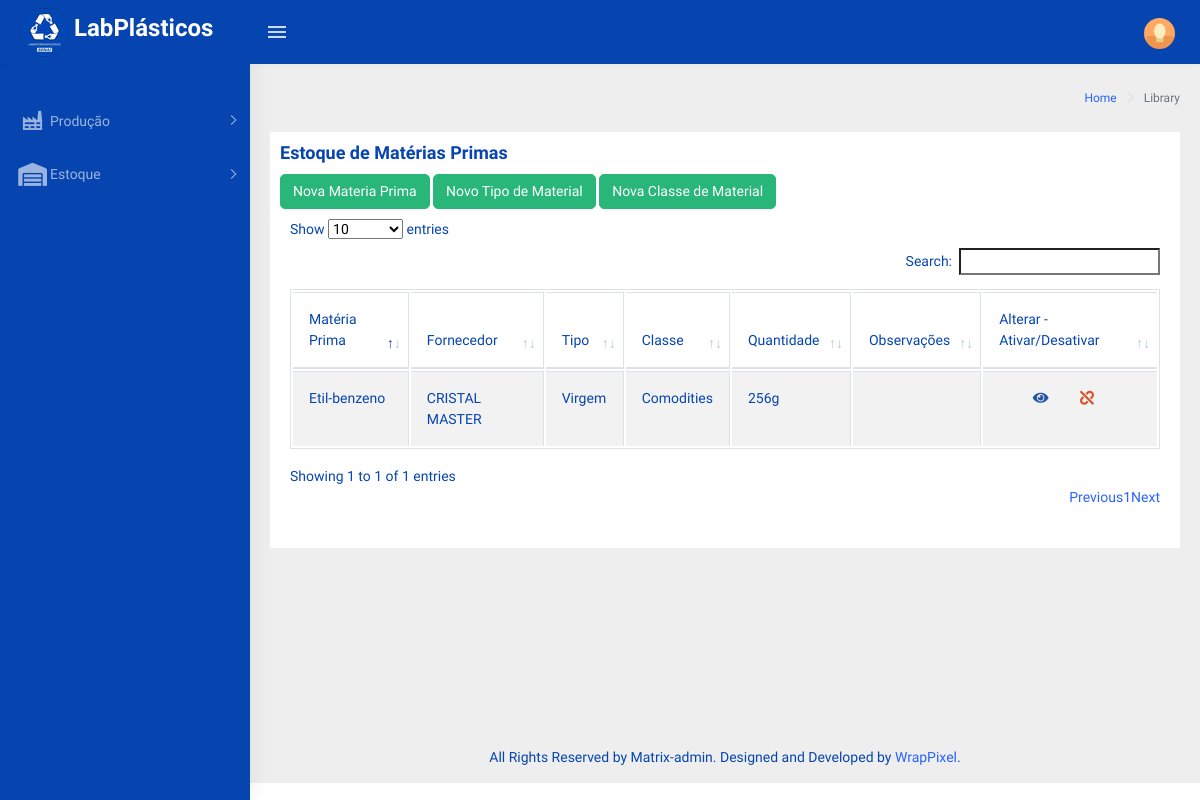
Page /materiaPrima.php (signed in) on the earlier database version.
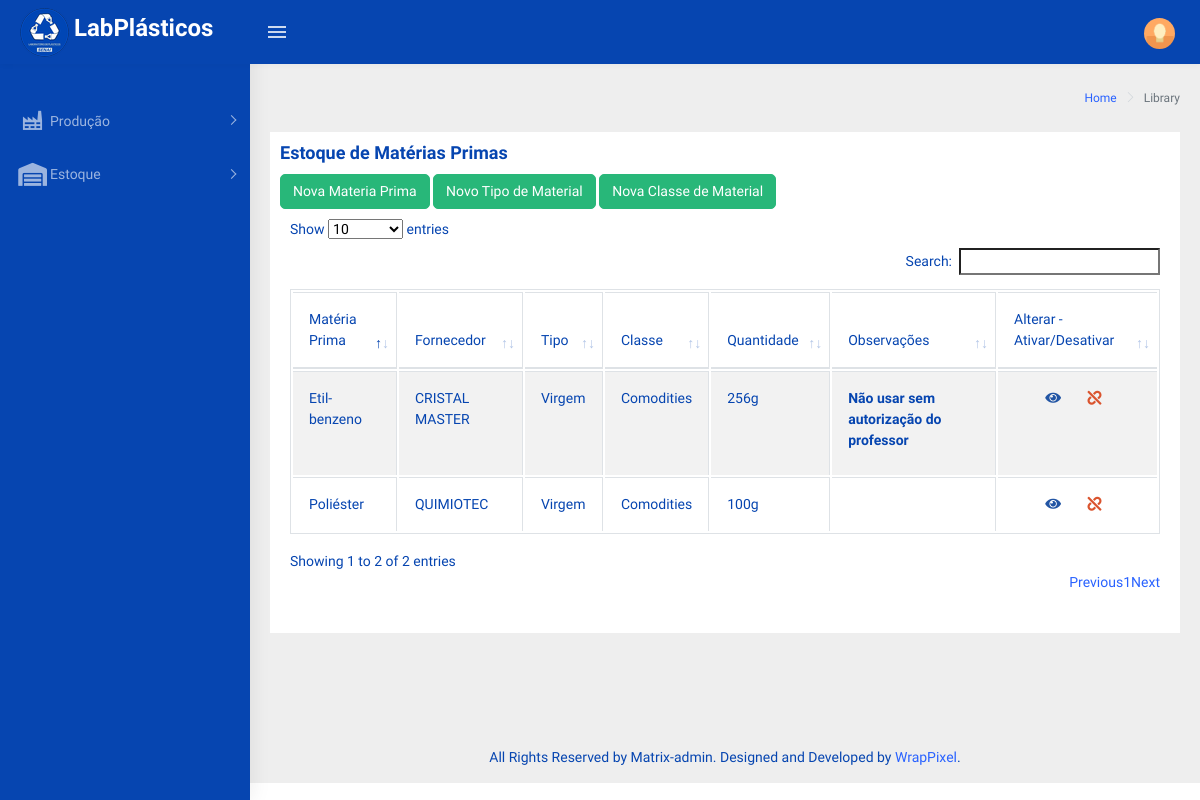
Same page on the later database version.
### tables this page shows
CREATE TABLE `materia_prima` (
  `idMateriaPrima` int(11) NOT NULL COMMENT 'PK - chave identificadora de IDs da tabela materia_prima',
  `idClasse` int(11) NOT NULL COMMENT 'FK - chave estrangeira da tabela pigmentos',
  `idTipoMateriaPrima` int(11) NOT NULL COMMENT 'FK - chave estrangeira da tabela tipo_materia_prima',
  `descricao` varchar(80) NOT NULL COMMENT 'Registra a descrição deste item ',
  `quantidade` int(11) NOT NULL COMMENT 'registra a quantidade do item ',
  `ativo` tinyint(1) NOT NULL COMMENT 'Registra se este item está ativo',
  `observacoes` text DEFAULT NULL COMMENT 'Registra uma observação não obrigatória feita pelo usuário'
);

CREATE TABLE `fornecedores` (
  `idFornecedor` int(11) NOT NULL COMMENT 'PK - chave identificadora das ids de cada fornecedor',
  `descricao` varchar(50) NOT NULL COMMENT 'Descrição de cada fornecedor(Nome);',
  `ativo` tinyint(1) NOT NULL COMMENT 'Verifica se este fornecedor irá aparecer nas pesquisas.'
);

CREATE TABLE `tipo_materia_prima` (
  `idTipoMateriaPrima` int(11) NOT NULL COMMENT 'PK - chave identificadora de id dos tipos de matéria prima',
  `descricao` varchar(32) NOT NULL COMMENT 'Descrição dos tipos de matéria prima(virgem, reciclado, remoído, scrap);',
  `ativo` tinyint(1) NOT NULL COMMENT 'Verifica se esta tipo de matéria prima esta ativa'
);

CREATE TABLE `classe_material` (
  `idClasse` int(11) NOT NULL COMMENT 'PK - chave identificadora que guarda a id de cada classe da matéria prima',
  `descricao` varchar(32) NOT NULL COMMENT 'Descrição da classe da matéria prima(comodities, engenharia)',
  `ativo` tinyint(1) NOT NULL COMMENT 'Verifica se a classe esta ativa'
);

### php/functionMateriais.php (the view, shortened to what the changed rows need)
<?php
    function dataTableMateria(){
        include('connection.php');
        $sql = "SELECT mat.idMateriaPrima as idMateria,
                mat.descricao as materia,
                mat.idTipoMateriaPrima as idTipo,
                mat.idClasse as classe,
                mat.quantidade as qtde,
                mat.observacoes as obs,
                t.descricao as tipo,
                c.descricao as classe,
                f.descricao as fonecedor,
                mat.ativo as ativo
                FROM materia_prima as mat
                LEFT JOIN tipo_materia_prima as t
                ON mat.idTipoMateriaPrima = t.idTipoMateriaPrima
                LEFT JOIN classe_material as c
                ON mat.idClasse = c.idClasse
                RIGHT JOIN materia_fornecedor as mf
                ON mat.idMateriaPrima = mf.idMateriaPrima
                LEFT JOIN fornecedores as f
                ON f.idFornecedor = mf.idFornecedor";
                if($_SESSION['tipo']==2){
                    $sql.=' WHERE mat.ativo=1';
                }
                $sql.=";";
        $table = "";
        $result = mysqli_query($conn,$sql);
        if (mysqli_num_rows($result) > 0){
            $array = array();
            while($linha = mysqli_fetch_array($result, MYSQLI_ASSOC )){
                array_push($array,$linha);
            }
            foreach($array as $campo){
                $table .=
                        '<tr align-items="center">
                            <td>'.$campo['materia'].'</td>
                            <td>'.$campo['fonecedor'].'</td>
                            <td>'.$campo['tipo'].'</td>
                            <td>'.$campo['classe'].'</td>
                            <td>'.$campo['qtde'].'g </td>
                            <td><label>'.$campo['obs'].'</label></td>';
                $table .=
                            '<td>
                                <div class="d-flex justify-content-center">
                                    <div class="col-sm-4">
                                        <a href="#" class="fas fa-eye text-info" align="center" data-toggle="modal" data-target="#modalAlteraMateria'.$campo['idMateria'].'" title="Alterar Material"></a>
                                    </div>';
                if($_SESSION['tipo']==1){
                    if($campo['ativo']==1){
                        $table .=
                                    '<div class="col-sm-4">
                                        <a href="#" class="fas fa-unlink text-danger" align="center" data-toggle="modal" data-target="#modalDesativaMateria'.$campo['idMateria'].'" title="Desativar Material"></a>
                                    </div>
                                </div>
                            </td>';
                    }else{
                        $table .=
                                    '<div class="col-sm-4">
                                        <a href="#" class="fas fa-undo text-success" align="center" data-toggle="modal" data-target="#modalAtivaMateria'.$campo['idMateria'].'" title="Ativar Material"></a>
                                    </div>
                                </div>
                            </td>';
                    }
                }else{
                    $table .=
                                '<div class="col-sm-4">
                                    <a href="#" class="fas fa-unlink text-danger" align="center" data-toggle="modal" data-target="#modalDesativaMateria'.$campo['idMateria'].'" title="Desativar Material"></a>
                                </div>
                                </div>
                            </td>';
                }
                $table .=
                            '<div class="modal fade" id="modalDesativaMateria'.$campo['idMateria'].'" tabindex="-1" role="dialog" aria-labelledby="exampleModalLabel" aria-hidden="true ">
                                            <form method="POST" action="php/saveMateriais.php?op=0&validacao=DMP&idMateria='.$campo["idMateria"].'">
                                            </form>
                            </div>
                            <div class="modal fade" id="modalAtivaMateria'.$campo['idMateria'].'" tabindex="-1" role="dialog" aria-labelledby="exampleModalLabel" aria-hidden="true ">
                                            <form method="POST" action="php/saveMateriais.php?op=1&validacao=DMP&idMateria='.$campo["idMateria"].'">
                                            </form>
                            </div>
                            <div class="modal fade" id="modalAlteraMateria'.$campo['idMateria'].'" tabindex="-1" role="dialog" aria-labelledby="exampleModalLabel" aria-hidden="true ">
                                           <form method="POST" class="form-horizontal" action= "php/saveMateriais.php? validacao=UMP&idMateria='.$campo['idMateria'].'&qtd='.$campo['qtde'].'">
                                                            <input type="text" value="'.$campo['materia'].'" class="form-control" id="iDescricao" name= "nDescricao" placeholder="Nome do material"></input>
                                                                '.optionClaseMaterial().'
                                                                '. optionTipoMaterial().'
                                                                '.optionFornecedor().'
                                                            <textarea class="form-control" id= "iObservacoes" name="nObservacoes" placeholder="Campo não obrigatório">'.$campo['obs'].'</textarea>
                                                            '.$campo[''].'
                                           </form>
                            </div>
                        </tr>';
            }
        }
        return $table;
    }
    function optionTipoMaterial(){
        include('connection.php');
        $select = "<option value=''> Selecione uma opção </option>";
        $sql = "SELECT * FROM tipo_materia_prima WHERE ativo = 1;";
        $result = mysqli_query($conn, $sql);
        if(mysqli_num_rows($result) > 0){
            $array = array();
            while($linha = mysqli_fetch_array($result, MYSQLI_ASSOC)){
                array_push($array, $linha);
            }
            foreach($array as $campo){
                if($campo['idTipoMateriaPrima'] != 1){
                    $select .= "<option value ='".$campo['idTipoMateriaPrima']."'>".$campo['descricao']."</option>";
                }
            }
        }
        return $select;
    }
    function optionClaseMaterial(){
        include('connection.php');
        $select = "<option value=''> Selecione uma opção </option>";
        $sql = "SELECT * FROM classe_material WHERE ativo = 1;";
        $result = mysqli_query($conn, $sql);
        if(mysqli_num_rows($result) > 0){
            $array = array();
            while($linha = mysqli_fetch_array($result, MYSQLI_ASSOC)){
                array_push($array, $linha);
            }
            foreach($array as $campo){
                if($campo['idClasse'] != 1){
                    $select .= "<option value ='".$campo['idClasse']."'>".$campo['descricao']."</option>";
                }
            }
        }
        return $select;
    }
    function optionFornecedor(){
        include("connection.php");
        $select = "<option value=''>Selecione um Fornecedor</option>";
        $sql = "SELECT * FROM fornecedores WHERE ativo = 1;";
        $result = mysqli_query($conn,$sql);
        if(mysqli_num_rows($result) > 0){
            $array = array();
            while($linha = mysqli_fetch_array($result, MYSQLI_ASSOC)){
                array_push($array, $linha);
            }
            foreach($array as $campo){
                if($campo['idFornecedor'] != 1){
                    $select .="<option value=".$campo['idFornecedor'].">".$campo['descricao']."</option>";
                }
            }
        }
        return $select;
    }
?>

### materiaPrima.php (shortened to what the changed rows need)
<!DOCTYPE html>
<html dir="ltr" lang="pt-br">
    <head>
        <?php include('links/cabecalho.php');?>
    </head>
    <body>
        <div id="main-wrapper">
            <div class="page-wrapper">
                <div class="container-fluid">
                    <div class="card" style="padding: 10px;">
                        <div class="card" style="padding: 10px;">
                            <div class="table-responsive">
                                <table id="zero_config" class="table table-striped table-bordered">
                                    <thead>
                                        <tr>
                                            <th>Matéria Prima</th>
                                            <th>Fornecedor</th>
                                            <th>Tipo</th>
                                            <th>Classe</th>
                                            <th>Quantidade</th>
                                            <th>Observações</th>
                                            <th>Alterar - Ativar/Desativar</th>
                                        </tr>
                                    </thead>
                                    <tbody>
                                        <?php echo dataTableMateria(); ?>
                                    </tbody>
                                </table>
                            </div>
                        </div>
                    </div>
                </div>
            </div>
        </div>
    </body>
</html>

Differences in the rows shown:
changed materia_prima "Etil-benzeno": observacoes (not shown) → "Não usar sem autorização do professor"
added materia_prima: descricao "Poliéster", fornecedores.descricao "QUIMIOTEC", idTipoMateriaPrima.descricao "Virgem", idClasse.descricao "Comodities", quantidade "100"
Other differences:
text written by a page script: "Show entries Search: Showing 1 to 1 of 1 entries Previous 1 Next" → "Show entries Search: Showing 1 to 2 of 2 entries Previous 1 Next"
